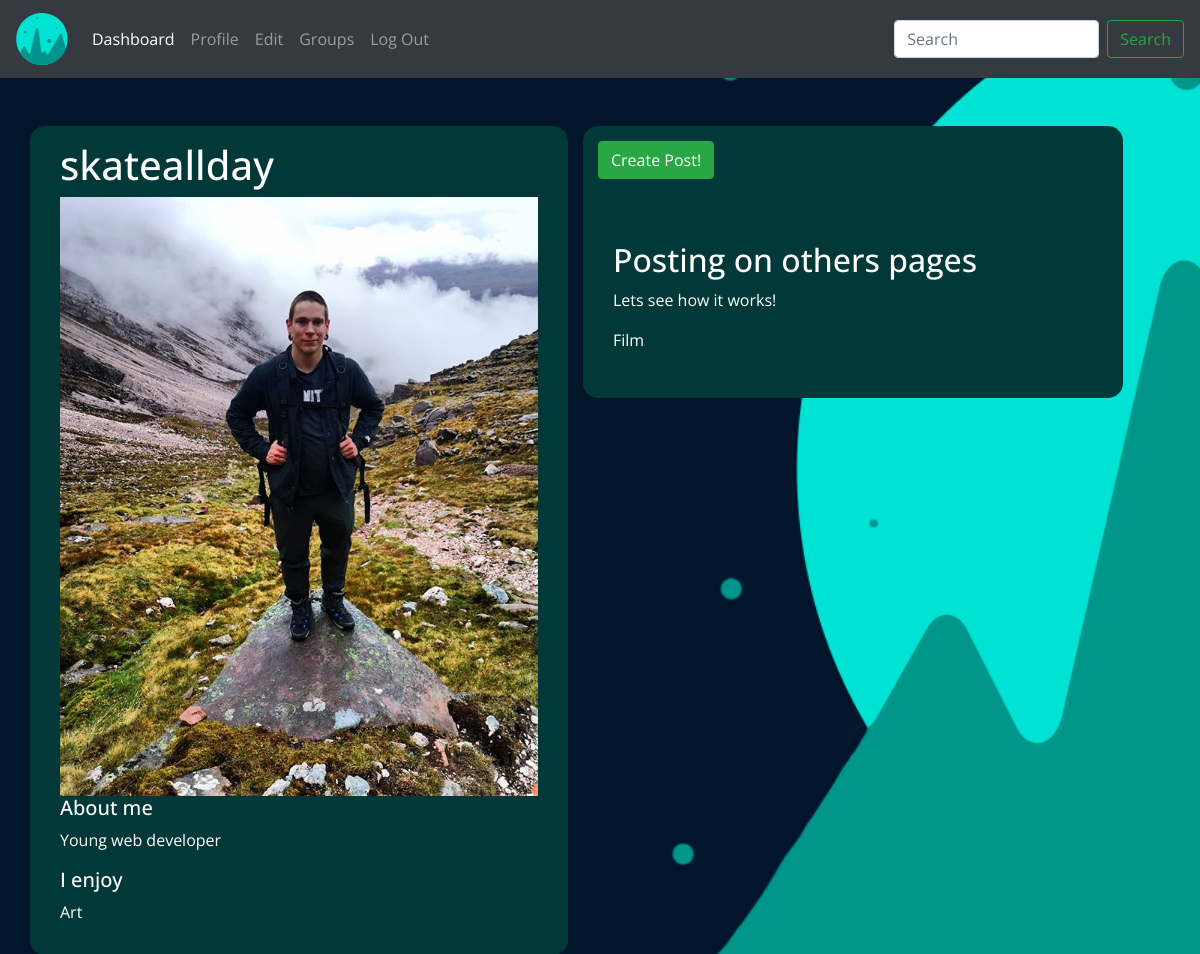
/profile (signed in), run on the app's committed database.
### tables this page shows
CREATE TABLE accountData (
username TEXT NOT NULL,
email TEXT NOT NULL,
password TEXT NOT NULL,
bio TEXT,
imageName TEXT,
interests TEXT,
dailyVotes INT);

CREATE TABLE "userPost"(
    author TEXT PRIMARY KEY,
    postTitle TEXT NOT NULL,
    postContent TEXT NOT NULL,    
    category TEXT NOT NULL,
    postImage TEXT,
    dateTime TEXT NOT NULL
);

### app.py (the view, shortened to what this page needs)
@app.route("/profile", methods=['GET', 'POST'])
def profile():
        if g.username:
                form = postStatus(request.form)
                conn =sqlite3.connect('userData.db')
                print ("Opened database successfully")
                c = conn.cursor()
                c.execute('SELECT * FROM accountData WHERE username LIKE (?)', (g.username, ))
                results = c.fetchall()
                c.execute('SELECT * FROM userPost WHERE author LIKE(?) ORDER BY dateTime DESC', (g.username, ))
                posts = c.fetchall()
                print(results)
                if results:
                        for row in results:
                                username = row[0]
                                bio = row[3]
                                img_url = 'static/' +row[4]
                                interests = row[5]
                                if posts:
                                        for post in posts:
                                                postTitle = post[1]
                                                postContent = post[2]
                                                category = post[3]
                                                return render_template("profile.html", form=form, postTitle=postTitle, postContent=postContent, category=category, bio=bio, img_url=img_url, interests=interests, username=g.username)
                        return render_template("profile.html", bio=bio, img_url=img_url, interests=interests, form=form, username=g.username)
        else:
                flash('Please Login to continue')
                return redirect('Login')

### forms/forms.py
class postStatus(FlaskForm):
    postTitle = StringField('title', validators=[DataRequired(), Length(min=2, max=50)])
    postContent = StringField('content', validators=[DataRequired()], widget=TextArea())
    category = SelectField('category', choices=[('Art', 'Art'), ('Music', 'Music'), ('Sports', 'Sports'), ('Travel', 'Travel'),('Food', 'Food'), ('Gaming', 'Gaming'), ('Film', 'Film'), ('Politics', 'Politics')])
    upload = FileField('Upload Profile Image')
    submit = SubmitField('Send it!')

### app.py (called while the page is built)
@app.before_request
def before_request():
        g.username = None
        if 'username' in session:
                g.username = session['username']

### static/frontend/public/templates/profile.html (shortened to what this page needs)
{% extends "template.html" %}
{% block content %}
<div class="container">
    <div class="row">
        <div class="status-box">
            <div class="col-sm-6">
                <h1>{{username}}</h1>
                    <a href={{url_for('profile')}}><img class="profilePic" src="{{img_url}}"></a>
                    <h5>About me</h5>
                        <p>{{bio}}</p>
                        <h5>I enjoy</h5>
                        <p>{{interests}}</p>
            </div>
        </div>
        <div class="col-sm-6">
            <div class="status-box">
            <button id="slider" class="btn btn-success">Create Post!</button>
              <div class="previousPosts">
                <h2>{{postTitle}}</h2>
                <p>{{postContent}}</p>
                <p>{{category}}</p>
            </div>
        </div>
    </div>
</div>
</div>
{% endblock %}

### static/frontend/public/styles.css (style rules this page uses)
.body { min-height: 100vh; position: relative; margin: 0; font-family: 'Open Sans', sans-serif; color:#fff; background-color: #01162B; background-image: url(background2.jpg); background-size: cover; background-repeat: no-repeat; background-attachment: fixed; }
.status-box { margin-top:5vmin; background-color:#023837; border-radius: 15px; padding:15px; }
.previousPosts { background-color:#023837; border-radius: 15px; padding:15px; margin-top:5vmin; }

### data on the page
accountData: bio "Young web developer", interests "Art"
userPost: postTitle "Posting on others pages", postContent "Lets see how it works!", category "Film"

### other printed values
{{ username }} "skateallday"
